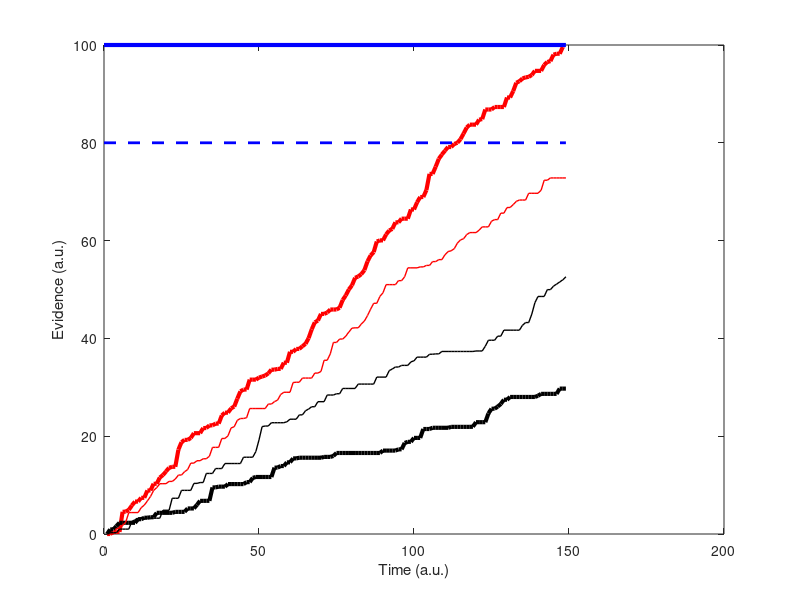

The MATLAB source for this figure:
%generate_Figure3A

clear

% Parameters
drift_rate = [.3 .1];
drift_rate_var = 1;
bound = 100;

% Initialize trial-specific variables
time = 1;
continue_accumulating = 1;
for i=1:2
    for j=1:2
        process{i,j} = 0;
    end
end

% Accumulate evidence until one of the accumulators reaches the bound
while process{1,1}(time) < 100
    
    time = time + 1;
    trial_drift = drift_rate + drift_rate_var * randn(1,2); %evidence on current trial
    
    % Update accumulators
    for i=1:2
        if trial_drift(i) > 0
            process{i,1}(time) = process{i,1}(time-1) + trial_drift(i);
            process{i,2}(time) = process{i,2}(time-1);
        else
            process{i,1}(time) = process{i,1}(time-1);
            process{i,2}(time) = process{i,2}(time-1) - trial_drift(i);
        end
    end
end

% Plot the figure
figure
plot(1:time, process{1,1}, 'r', 'LineWidth', 3)
hold
plot(1:time, process{1,2}, 'k', 'LineWidth', 3)
plot(1:time, process{2,1}, 'r', 'LineWidth', 1)
plot(1:time, process{2,2}, 'k', 'LineWidth', 1)
plot([0, time], [100, 100], 'b', 'LineWidth', 3)
plot([0, time], [80, 80], 'b--', 'LineWidth', 2)
ylabel('Evidence (a.u.)')
xlabel('Time (a.u.)')
ylim([0, 100])
